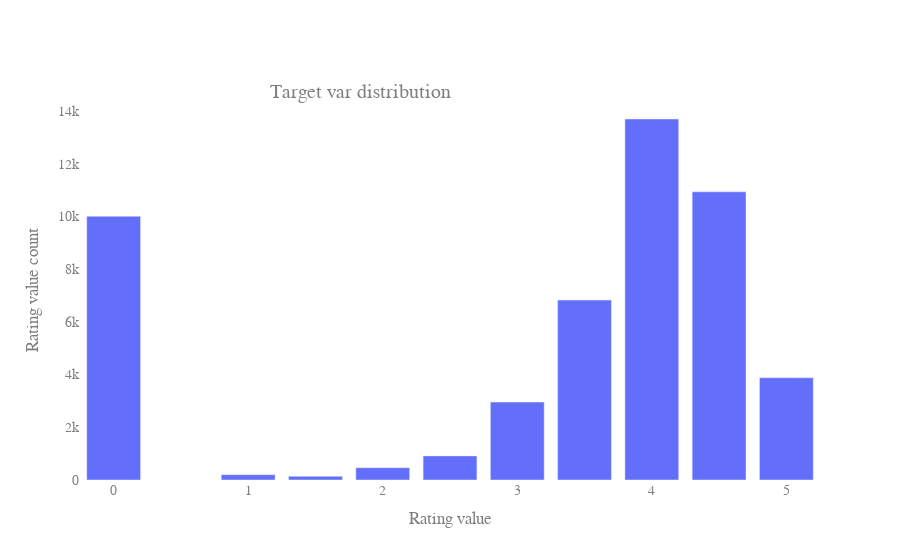

The cell this chart's notebook holds for it:
### Markdown cell above
### Build target variable distribution graph

### Code cell
fig = go.Figure(
    data=[
        go.Bar(
            name="Rating",
            x=food_data["Rating"].value_counts().index,
            y=food_data["Rating"].value_counts(),
        )
    ]
)
# Change the bar mode
fig.update_layout(
    {"plot_bgcolor": "rgba(0, 0, 0, 0)", "paper_bgcolor": "rgba(0, 0, 0, 0)",},
    title={
        "text": "Target var distribution",
        "y": 0.85,
        "x": 0.4,
        "xanchor": "center",
        "yanchor": "top",
    },
    xaxis_title="Rating value",
    yaxis_title="Rating value count",
    font={"family": "Courier New, monospace", "size": 14, "color": "#7f7f7f"},
)
fig.show()

### Figure 1 — Plotly figure (JSON) as saved in the notebook; plotly's stock layout.template omitted (floating-point values rounded to 4 significant figures)
{"data": [{"name": "Rating", "type": "bar", "x": [4, 4.5, 0, 3.5, 5, 3, 2.5, 2, 1, 1.5], "y": [13692, 10929, 10000, 6824, 3879, 2955, 915, 466, 201, 139]}], "layout": {"font": {"color": "#7f7f7f", "family": "Courier New, monospace", "size": 14}, "paper_bgcolor": "rgba(0, 0, 0, 0)", "plot_bgcolor": "rgba(0, 0, 0, 0)", "title": {"text": "Target var distribution", "x": 0.4, "xanchor": "center", "y": 0.85, "yanchor": "top"}, "xaxis": {"title": {"text": "Rating value"}}, "yaxis": {"title": {"text": "Rating value count"}}}}
